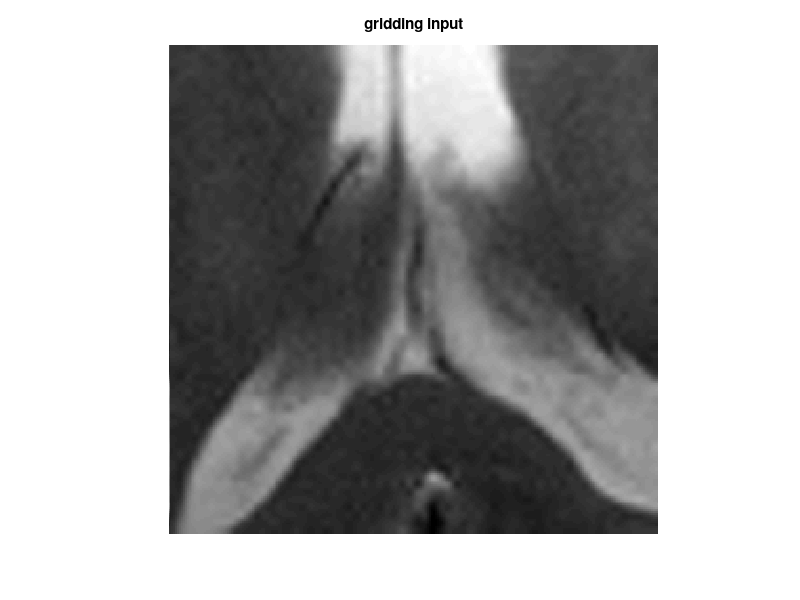

The MATLAB source for this figure: (Note: this script raises an error after producing the figure.)
%% testscript with operator usage
clear all; close all; clc;

%% add bin to path
addpath ../bin
addpath ../../daten
addpath(genpath('./GRIDDING3D'));

%% Load data
load img_brain_4ch;
%load noisy_phantom;
%load calf_data_cs;
%%
trimmed_size = 64;
img = img(128-trimmed_size/2+1:128+trimmed_size/2,128-trimmed_size/2+1:128+trimmed_size/2,:);
%%
n_chn = 4;
img_a = zeros([trimmed_size,trimmed_size,trimmed_size,n_chn]);
%%
for chn = 1:4,
    img_a(:,:,:,chn) = repmat(img(:,:,chn),[1 1 trimmed_size]);
end
%img_a(1:10,1:10,:) = 0;
%img_a = flipdim(img_a,1);
%img_a = padarray(img(:,:,1),[0 0 trimmed_size/2]);
%%
size(img_a)
figure, imshow(imresize(abs(img_a(:,:,1,4)),4),[]), title('gridding input');

[nPE,nFE,nCh]=size(img_a);

%% Generate 96 radial projections rawdata
numSpokes = 96;

% Trajectory
theta=linspace(0,pi-pi/numSpokes,numSpokes);
rho=linspace(-0.5,0.5,nPE*2)';
k=rho*exp(-1j*theta);

%% generate Fourier sampling operator
%FT = GRIDDING3D(k, 1, 1, 0, [nPE,nFE], 2);
k_traj = [real(k(:))'; imag(k(:))';zeros(1,length(k(:)))];
imwidth = nPE;
osf = 1.75;
wg = 5;
sw = 8;
w = ones(1,length(k(:)));
FT = gridding3D(k_traj,w,imwidth,osf,wg,sw,'false');

%% generate radial data
dataRadial = FT*img_a;
%% density compensation
w = abs(rho);
w = repmat(w, [1, numSpokes,1]);
w_mc = repmat(w(:),[1 4]);
dataRadial_dc = dataRadial.*w_mc;
%% recon
%no density compnesation
imgRegrid_kb = FT'*dataRadial;
%density compensated
imgRegrid_kb_dc = FT'*dataRadial_dc;

%% show results
figure, imshow(imresize(((abs(imgRegrid_kb_dc(:,:,32,4)))),4),[]), title('gridding dc');

%% merge channels
recon_sos_dc = sqrt(sum(abs(imgRegrid_kb_dc).^2,4));
figure, imshow(imresize(((abs(recon_sos_dc(:,:,32)))),4),[]), title('gridding dc');
